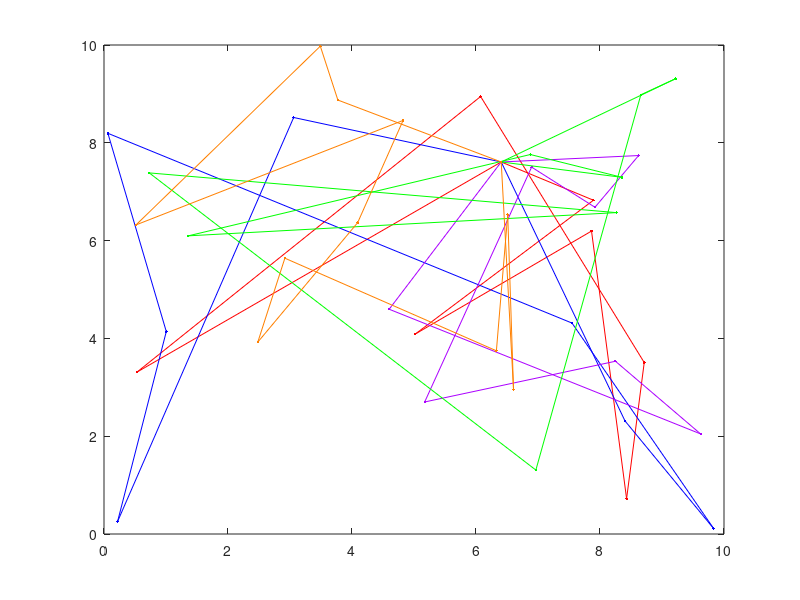

Write MATLAB code to recreate this figure. (Note: this script raises an error after producing the figure.)
%   Finds a (near) optimal solution to a variation of the M-TSP by setting
%   up a GA to search for the shortest route (least distance needed for
%   each salesman to travel from the start location to individual cities
%   and back to the original starting place)
%
% Input:
%     USERCONFIG (structure) with zero or more of the following fields:
%     - XY (float) is an Nx2 matrix of city locations, where N is the number of cities
%     - DMAT (float) is an NxN matrix of city-to-city distances or costs
%     - NSALESMEN (scalar integer) is the number of salesmen to visit the cities
%     - MINTOUR (scalar integer) is the minimum tour length for any of the
%         salesmen, NOT including the start/end point
%     - POPSIZE (scalar integer) is the size of the population (should be divisible by 8)
%     - NUMITER (scalar integer) is the number of desired iterations for the algorithm to run
%     - SHOWPROG (scalar logical) shows the GA progress if true
%     - SHOWRESULT (scalar logical) shows the GA results if true
%     - SHOWWAITBAR (scalar logical) shows a waitbar if true
%
% Output:
%     RESULTSTRUCT (structure) with the following fields:
%         (in addition to a record of the algorithm configuration)
%     - OPTROUTE (integer array) is the best route found by the algorithm
%     - OPTBREAK (integer array) is the list of route break points (these specify the indices
%         into the route used to obtain the individual salesman routes)
%     - MINDIST (scalar float) is the total distance traveled by the salesmen
%
% Route/Breakpoint Details:
%     If there are 10 cities and 3 salesmen, a possible route/break
%     combination might be: rte = [5 6 9 4 2 8 10 3 7], brks = [3 7]
%     Taken together, these represent the solution [1 5 6 9 1][1 4 2 8 10 1][1 3 7 1],
%     which designates the routes for the 3 salesmen as follows:
%         . Salesman 1 travels from city 1 to 5 to 6 to 9 and back to 1
%         . Salesman 2 travels from city 1 to 4 to 2 to 8 to 10 and back to 1
%         . Salesman 3 travels from city 1 to 3 to 7 and back to 1
%
% Usage:
%     % Pass a random set of user-defined XY points to the solver
%     userConfig = struct('xy',10*rand(35,2));
%     resultStruct = mtspf_ga_new(userConfig);

function varargout = mtspf_ga_new(varargin)
    
    % Initialize default configuration
    defaultConfig.xy          = 10*rand(40,2);
    defaultConfig.dmat        = [];
    defaultConfig.nSalesmen   = 5;
    defaultConfig.minTour     = 8;
    defaultConfig.popSize     = 80;
    defaultConfig.numIter     = 5e3;
    defaultConfig.showProg    = true;
    defaultConfig.showResult  = true;
    defaultConfig.showWaitbar = false;
    
    % Interpret user configuration inputs
    if ~nargin
        userConfig = struct();
    elseif isstruct(varargin{1})
        userConfig = varargin{1};
    else
        try
            userConfig = struct(varargin{:});
        catch
            error('Expected inputs are either a structure or parameter/value pairs');
        end
    end
    
    % Override default configuration with user inputs
    configStruct = get_config(defaultConfig,userConfig);
    
    % Extract configuration
    xy          = configStruct.xy;
    dmat        = configStruct.dmat;
    nSalesmen   = configStruct.nSalesmen;
    minTour     = configStruct.minTour;
    popSize     = configStruct.popSize;
    numIter     = configStruct.numIter;
    showProg    = configStruct.showProg;
    showResult  = configStruct.showResult;
    showWaitbar = configStruct.showWaitbar;
    if isempty(dmat)
        nPoints = size(xy,1);
        a = meshgrid(1:nPoints);
        dmat = reshape(sqrt(sum((xy(a,:)-xy(a',:)).^2,2)),nPoints,nPoints);
    end
    
    % Verify Inputs
    [N,dims] = size(xy);
    [nr,nc] = size(dmat);
    if N ~= nr || N ~= nc
        error('Invalid XY or DMAT inputs!')
    end
    n = N - 1; % Separate Start/End City
    
    % Sanity Checks
    nSalesmen   = max(1,min(n,round(real(nSalesmen(1)))));
    minTour     = max(1,min(floor(n/nSalesmen),round(real(minTour(1)))));
    popSize     = max(8,8*ceil(popSize(1)/8));
    numIter     = max(1,round(real(numIter(1))));
    showProg    = logical(showProg(1));
    showResult  = logical(showResult(1));
    showWaitbar = logical(showWaitbar(1));
    
    % Initializations for Route Break Point Selection
    nBreaks = nSalesmen-1;
    dof = n - minTour*nSalesmen;          % degrees of freedom
    addto = ones(1,dof+1);
    for k = 2:nBreaks
        addto = cumsum(addto);
    end
    cumProb = cumsum(addto)/sum(addto);
    
    % Initialize the Populations
    popRoute = zeros(popSize,n);         % population of routes
    popBreak = zeros(popSize,nBreaks);   % population of breaks
    popRoute(1,:) = (1:n) + 1;
    popBreak(1,:) = rand_breaks();
    for k = 2:popSize
        popRoute(k,:) = randperm(n) + 1;
        popBreak(k,:) = rand_breaks();
    end
    
    % Select the Colors for the Plotted Routes
    pclr = ~get(0,'DefaultAxesColor');
    clr = [1 0 0; 0 0 1; 0.67 0 1; 0 1 0; 1 0.5 0];
    if nSalesmen > 5
        clr = hsv(nSalesmen);
    end
    
    % Run the GA
    globalMin = Inf;
    totalDist = zeros(1,popSize);
    distHistory = zeros(1,numIter);
    tmpPopRoute = zeros(8,n);
    tmpPopBreak = zeros(8,nBreaks);
    newPopRoute = zeros(popSize,n);
    newPopBreak = zeros(popSize,nBreaks);
    if showProg
        figure('Name','MTSPF_GA | Current Best Solution','Numbertitle','off');
        hAx = gca;
    end
    if showWaitbar
        hWait = waitbar(0,'Searching for near-optimal solution ...');
    end
    for iter = 1:numIter
        % Evaluate Members of the Population
        for p = 1:popSize
            d = 0;
            pRoute = popRoute(p,:);
            pBreak = popBreak(p,:);
            rng = [[1 pBreak+1];[pBreak n]]';
            for s = 1:nSalesmen
                d = d + dmat(1,pRoute(rng(s,1))); % Add Start Distance
                for k = rng(s,1):rng(s,2)-1
                    d = d + dmat(pRoute(k),pRoute(k+1));
                end
                d = d + dmat(pRoute(rng(s,2)),1); % Add End Distance
            end
            totalDist(p) = d;
        end
        
        % Find the Best Route in the Population
        [minDist,index] = min(totalDist);
        distHistory(iter) = minDist;
        if minDist < globalMin
            globalMin = minDist;
            optRoute = popRoute(index,:);
            optBreak = popBreak(index,:);
            rng = [[1 optBreak+1];[optBreak n]]';
            if showProg
                % Plot the Best Route
                for s = 1:nSalesmen
                    rte = [1 optRoute(rng(s,1):rng(s,2)) 1];
                    if dims > 2, plot3(hAx,xy(rte,1),xy(rte,2),xy(rte,3),'.-','Color',clr(s,:));
                    else plot(hAx,xy(rte,1),xy(rte,2),'.-','Color',clr(s,:)); end
                    hold(hAx,'on');
                end
                if dims > 2, plot3(hAx,xy(1,1),xy(1,2),xy(1,3),'o','Color',pclr);
                else plot(hAx,xy(1,1),xy(1,2),'o','Color',pclr); end
                title(hAx,sprintf('Total Distance = %1.4f, Iteration = %d',minDist,iter));
                hold(hAx,'off');
                drawnow;
            end
        end
        
        % Genetic Algorithm Operators
        randomOrder = randperm(popSize);
        for p = 8:8:popSize
            rtes = popRoute(randomOrder(p-7:p),:);
            brks = popBreak(randomOrder(p-7:p),:);
            dists = totalDist(randomOrder(p-7:p));
            [ignore,idx] = min(dists); %#ok
            bestOf8Route = rtes(idx,:);
            bestOf8Break = brks(idx,:);
            routeInsertionPoints = sort(ceil(n*rand(1,2)));
            I = routeInsertionPoints(1);
            J = routeInsertionPoints(2);
            for k = 1:8 % Generate New Solutions
                tmpPopRoute(k,:) = bestOf8Route;
                tmpPopBreak(k,:) = bestOf8Break;
                switch k
                    case 2 % Flip
                        tmpPopRoute(k,I:J) = tmpPopRoute(k,J:-1:I);
                    case 3 % Swap
                        tmpPopRoute(k,[I J]) = tmpPopRoute(k,[J I]);
                    case 4 % Slide
                        tmpPopRoute(k,I:J) = tmpPopRoute(k,[I+1:J I]);
                    case 5 % Modify Breaks
                        tmpPopBreak(k,:) = rand_breaks();
                    case 6 % Flip, Modify Breaks
                        tmpPopRoute(k,I:J) = tmpPopRoute(k,J:-1:I);
                        tmpPopBreak(k,:) = rand_breaks();
                    case 7 % Swap, Modify Breaks
                        tmpPopRoute(k,[I J]) = tmpPopRoute(k,[J I]);
                        tmpPopBreak(k,:) = rand_breaks();
                    case 8 % Slide, Modify Breaks
                        tmpPopRoute(k,I:J) = tmpPopRoute(k,[I+1:J I]);
                        tmpPopBreak(k,:) = rand_breaks();
                    otherwise % Do Nothing
                end
            end
            newPopRoute(p-7:p,:) = tmpPopRoute;
            newPopBreak(p-7:p,:) = tmpPopBreak;
        end
        popRoute = newPopRoute;
        popBreak = newPopBreak;
        
        % Update the waitbar
        if showWaitbar && ~mod(iter,ceil(numIter/325))
            waitbar(iter/numIter,hWait);
        end
        
    end
    if showWaitbar
        close(hWait);
    end
    
    if showResult
        % Plots
        figure('Name','MTSPF_GA | Results','Numbertitle','off');
        %subplot(2,2,1);
        figure();
        if dims > 2, plot3(xy(:,1),xy(:,2),xy(:,3),'.','Color',pclr);
        else plot(xy(:,1),xy(:,2),'.','Color',pclr); end
        title('Suburbs Locations');
        grid on
        %subplot(2,2,2);
        figure();
        imagesc(dmat([1 optRoute],[1 optRoute]));
        title('Distance Matrix');
        %subplot(2,2,3);
        figure();
        
        rng = [[1 optBreak+1];[optBreak n]]';
        for s = 1:nSalesmen
            rte = [1 optRoute(rng(s,1):rng(s,2)) 1];
            if dims > 2, plot3(xy(rte,1),xy(rte,2),xy(rte,3),'.-','Color',clr(s,:));
            else plot(xy(rte,1),xy(rte,2),'.-','Color',clr(s,:)); end
            title(sprintf('Total Distance = %1.4f',minDist));
            hold on;
        end
        grid on
        if dims > 2, plot3(xy(1,1),xy(1,2),xy(1,3),'o','Color',pclr);
        else plot(xy(1,1),xy(1,2),'o','Color',pclr); end
        %subplot(2,2,4);
        figure();
        plot(distHistory,'b','LineWidth',2);
        grid on
        title('Best Solution Recorded');
        set(gca,'XLim',[0 numIter+1],'YLim',[0 1.1*max([1 distHistory])]);
    end
    
    % Return Output
    if nargout
        resultStruct = struct( ...
            'xy',          xy, ...
            'dmat',        dmat, ...
            'nSalesmen',   nSalesmen, ...
            'minTour',     minTour, ...
            'popSize',     popSize, ...
            'numIter',     numIter, ...
            'showProg',    showProg, ...
            'showResult',  showResult, ...
            'showWaitbar', showWaitbar, ...
            'optRoute',    optRoute, ...
            'optBreak',    optBreak, ...
            'minDist',     minDist);
        
        varargout = {resultStruct};
    end
    
    % Generate Random Set of Break Points
    function breaks = rand_breaks()
        if minTour == 1 % No Constraints on Breaks
            tmpBreaks = randperm(n-1);
            breaks = sort(tmpBreaks(1:nBreaks));
        else % Force Breaks to be at Least the Minimum Tour Length
            nAdjust = find(rand < cumProb,1)-1;
            spaces = ceil(nBreaks*rand(1,nAdjust));
            adjust = zeros(1,nBreaks);
            for kk = 1:nBreaks
                adjust(kk) = sum(spaces == kk);
            end
            breaks = minTour*(1:nBreaks) + cumsum(adjust);
        end
    end
    
end

% Subfunction to override the default configuration with user inputs
function config = get_config(defaultConfig,userConfig)
    
    % Initialize the configuration structure as the default
    config = defaultConfig;
    
    % Extract the field names of the default configuration structure
    defaultFields = fieldnames(defaultConfig);
    
    % Extract the field names of the user configuration structure
    userFields = fieldnames(userConfig);
    nUserFields = length(userFields);
    
    % Override any default configuration fields with user values
    for i = 1:nUserFields
        userField = userFields{i};
        isField = strcmpi(defaultFields,userField);
        if nnz(isField) == 1
            thisField = defaultFields{isField};
            config.(thisField) = userConfig.(userField);
        end
    end
    
end

